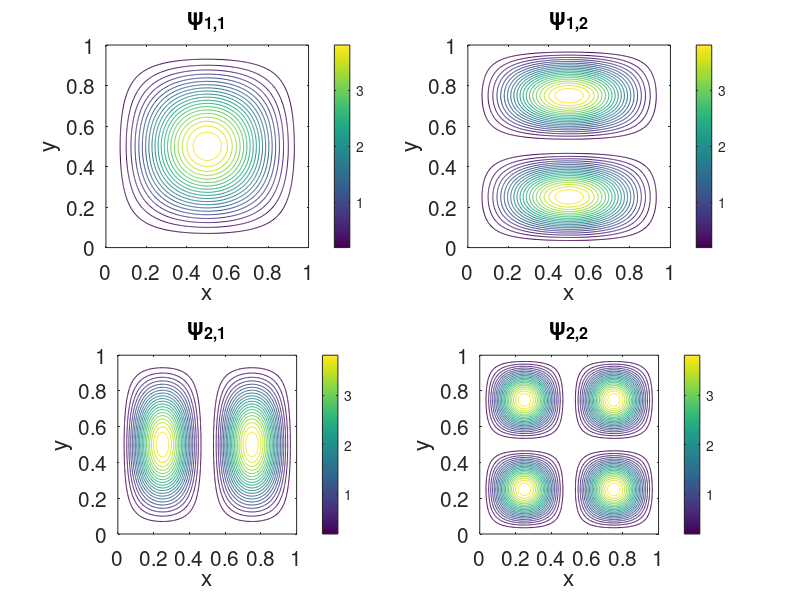
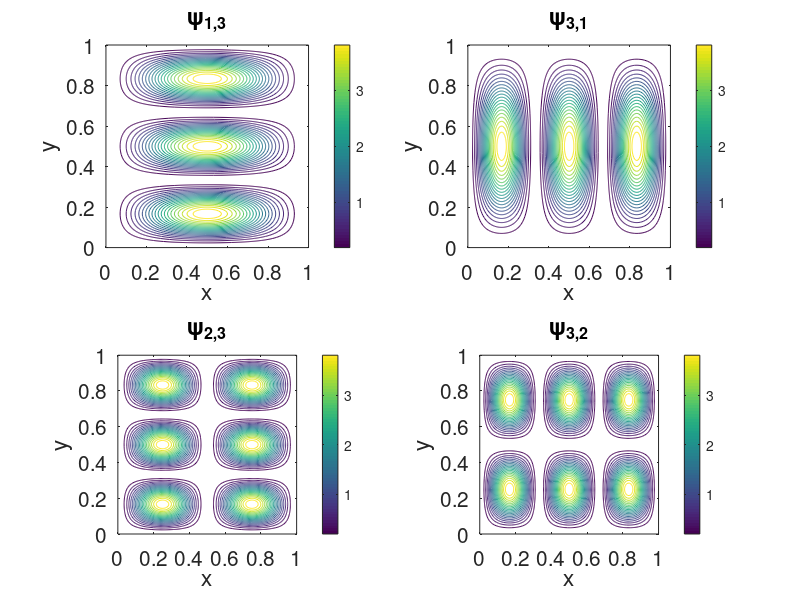

Reproduce these figures in MATLAB, in order.
%% Task 2, Step 1
% Analytical eigenfunctions:
% psi_{n_x,n_y}(x,y) = (2/L)*sin(n_x*pi*x/L)*sin(n_y*pi*y/L)
% The probability density is |psi(x,y)|^2.

% Clear workspace and figures
clear; clc; close all;

%%

% Parameters
L = 1;            % Length of the square well
N = 200;          % Number of grid points in each direction for smooth plots
x = linspace(0, L, N);
y = linspace(0, L, N);
[X, Y] = meshgrid(x, y);

% Define the normalized eigenfunction as an anonymous function
psi = @(nx, ny, X, Y, L) (2/L) * sin(nx * pi * X / L) .* sin(ny * pi * Y / L);

% Define the quantum numbers for the lowest five eigenvalues
states = [1, 1;
          1, 2;
          2, 1;
          2, 2;
          1, 3;
          3, 1;
          2, 3;
          3, 2];

% Create a figure for the contour plots
figure('Name', 'Analytical Probability Densities |\psi(x,y)|^2', 'NumberTitle', 'off');
% Loop over the states and plot the probability densities
for k = 1:size(states, 1)/2
    nx = states(k, 1);
    ny = states(k, 2);
    
    % Compute the eigenfunction and its probability density
    psi_val = psi(nx, ny, X, Y, L);
    prob_density = abs(psi_val).^2;
    
    % Create subplot for each eigenstate
    subplot(2, 2, k);
    contour(X, Y, prob_density, 20); 
    set(gca, 'FontSize', 15);
    title(['\psi_{', num2str(nx), ',', num2str(ny), '}']);
    xlabel('x');
    ylabel('y');
    colorbar;
    axis equal;
end

figure('Name', 'Analytical Probability Densities |\psi(x,y)|^2', 'NumberTitle', 'off');
for k = 1:size(states, 1)/2
    nx = states(k+4, 1);
    ny = states(k+4, 2);
    
    % Compute the eigenfunction and its probability density
    psi_val = psi(nx, ny, X, Y, L);
    prob_density = abs(psi_val).^2;
    
    % Create subplot for each eigenstate
    subplot(2, 2, k);
    contour(X, Y, prob_density, 20); 
    set(gca, 'FontSize', 15);
    title(['\psi_{', num2str(nx), ',', num2str(ny), '}']);
    xlabel('x');
    ylabel('y');
    colorbar;
    axis equal;
end

